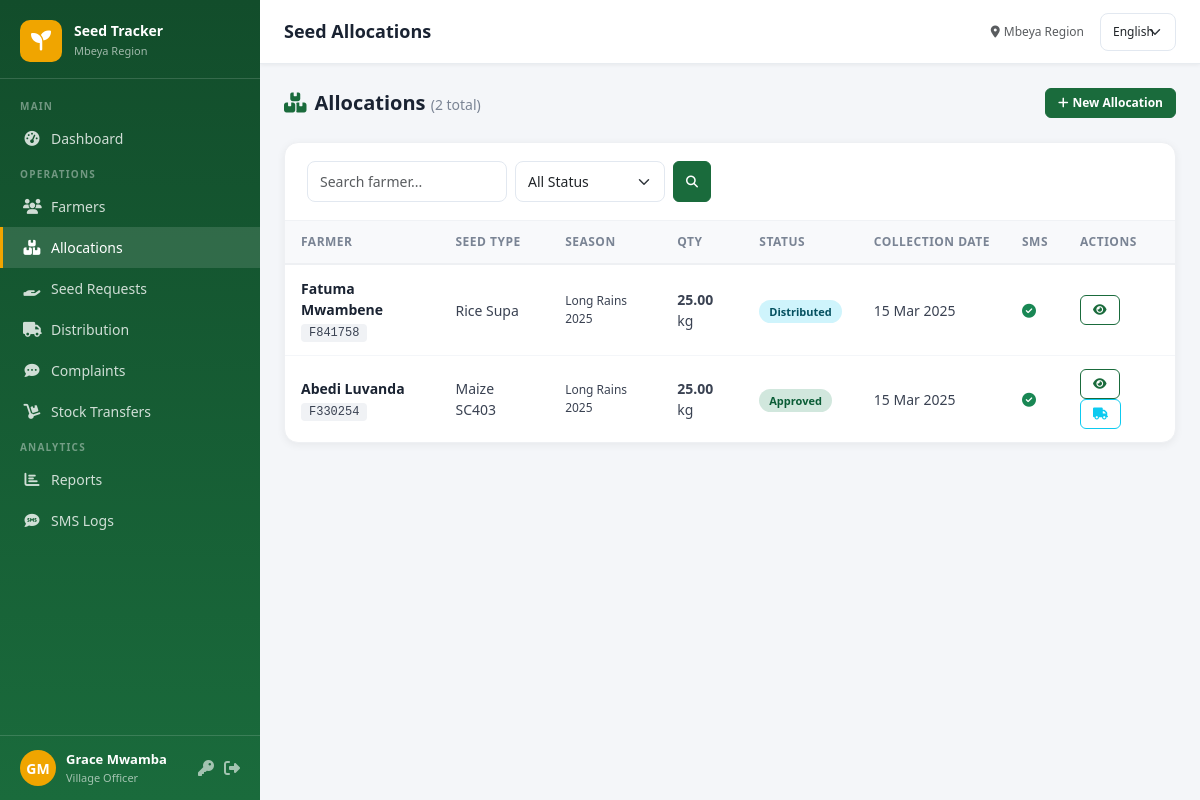
The app's page /allocations/ (signed in) with its own data.
### core/models.py (models this page shows, shortened)
class CustomUser(AbstractUser):
    ROLE_CHOICES = [
        ('admin', _('System Administrator')),
        ('regional', _('Regional Officer')),
        ('district', _('District Officer')),
        ('ward', _('Ward Officer')),
        ('village', _('Village Officer')),
        ('extension', _('Agricultural Extension Officer (Bwana Shamba)')),
        ('farmer', _('Farmer (Mkulima)')),
    ]
    role = models.CharField(max_length=20, choices=ROLE_CHOICES, default='village')
    region = models.ForeignKey(Region, on_delete=models.SET_NULL, null=True, blank=True)
    district = models.ForeignKey(District, on_delete=models.SET_NULL, null=True, blank=True)
    ward = models.ForeignKey(Ward, on_delete=models.SET_NULL, null=True, blank=True)
    village = models.ForeignKey(Village, on_delete=models.SET_NULL, null=True, blank=True)
    phone = models.CharField(max_length=20, blank=True)

class SeedAllocation(models.Model):
    STATUS_CHOICES = [
        ('pending',_('Pending')),('approved',_('Approved')),
        ('rejected',_('Rejected')),('distributed',_('Distributed')),
    ]
    farmer = models.ForeignKey(Farmer, on_delete=models.CASCADE, related_name='allocations')
    seed_type = models.ForeignKey(SeedType, on_delete=models.CASCADE)
    season = models.ForeignKey(FarmingSeasons, on_delete=models.CASCADE)
    quantity_allocated = models.DecimalField(max_digits=10, decimal_places=2)
    status = models.CharField(max_length=20, choices=STATUS_CHOICES, default='pending')
    collection_date = models.DateField(null=True, blank=True)
    collection_location = models.CharField(max_length=200, blank=True)
    requested_by = models.ForeignKey(CustomUser, on_delete=models.SET_NULL, null=True, related_name='requests')
    approved_by = models.ForeignKey(CustomUser, on_delete=models.SET_NULL, null=True, blank=True, related_name='approvals')
    rejection_reason = models.TextField(blank=True)
    sms_sent = models.BooleanField(default=False)
    notes = models.TextField(blank=True)
    created_at = models.DateTimeField(auto_now_add=True)
    updated_at = models.DateTimeField(auto_now=True)
    class Meta:
        unique_together = ('farmer', 'seed_type', 'season')

class Farmer(models.Model):
    STATUS_CHOICES = [('active',_('Active')),('inactive',_('Inactive')),('pending',_('Pending'))]
    farmer_id = models.CharField(max_length=20, unique=True, blank=True)
    first_name = models.CharField(max_length=100)
    last_name = models.CharField(max_length=100)
    phone_number = models.CharField(max_length=20)
    village = models.ForeignKey(Village, on_delete=models.CASCADE, related_name='farmers')
    farm_location = models.CharField(max_length=200, blank=True)
    farm_size = models.DecimalField(max_digits=8, decimal_places=2, null=True, blank=True, help_text='Acres')
    crop_type = models.CharField(max_length=50, choices=CROP_CHOICES, default='maize')
    national_id = models.CharField(max_length=30, blank=True)
    status = models.CharField(max_length=20, choices=STATUS_CHOICES, default='active')
    registered_by = models.ForeignKey(CustomUser, on_delete=models.SET_NULL, null=True, related_name='registered_farmers')
    user = models.OneToOneField(CustomUser, on_delete=models.CASCADE, null=True, blank=True, related_name='farmer_profile')
    created_at = models.DateTimeField(auto_now_add=True)
    updated_at = models.DateTimeField(auto_now=True)
    @property
    def full_name(self): return f"{self.first_name} {self.last_name}"

class SeedType(models.Model):
    name = models.CharField(max_length=100, unique=True)
    description = models.TextField(blank=True)
    unit = models.CharField(max_length=30, default='kg')
    created_at = models.DateTimeField(auto_now_add=True)

class FarmingSeasons(models.Model):
    name = models.CharField(max_length=100, unique=True)
    start_date = models.DateField()
    end_date = models.DateField()
    is_active = models.BooleanField(default=False)
    created_at = models.DateTimeField(auto_now_add=True)

### core/views.py (the view)
# urls.py: path('allocations/', views.allocation_list, name='allocation_list'),
@login_required
def allocation_list(request):
    user = request.user
    qs = SeedAllocation.objects.select_related('farmer','seed_type','season','requested_by')
    if user.role == 'village': qs = qs.filter(farmer__village=user.village)
    elif user.role in ('ward','extension'): qs = qs.filter(farmer__village__ward=user.ward)
    elif user.role == 'district': qs = qs.filter(farmer__village__ward__district=user.district)
    elif user.role == 'regional': qs = qs.filter(farmer__village__ward__district__region=user.region)
    elif user.role == 'farmer' and hasattr(user, 'farmer_profile'): qs = qs.filter(farmer=user.farmer_profile)
    status_filter = request.GET.get('status','')
    if status_filter: qs = qs.filter(status=status_filter)
    q = request.GET.get('q','')
    if q: qs = qs.filter(Q(farmer__first_name__icontains=q)|Q(farmer__last_name__icontains=q)|Q(farmer__farmer_id__icontains=q))
    paginator = Paginator(qs.order_by('-created_at'), 20)
    page = paginator.get_page(request.GET.get('page'))
    return render(request, 'core/allocation_list.html', {'page_obj': page, 'status_filter': status_filter, 'q': q})

### templates/core/allocation_list.html (shortened to what this page needs)
{% extends 'base.html' %}
{% load i18n %}
{% block page_title %}{% trans "Seed Allocations" %}{% endblock %}
{% block content %}
<div class="page-header">
  <h4><i class="fas fa-boxes me-2" style="color:#1a6b3c"></i>{% trans "Allocations" %} <small style="font-size:14px;color:#7a8494;font-weight:400">({{ page_obj.paginator.count }} {% trans "total" %})</small></h4>
  {% if user.role == 'village' %}
  <a href="{% url 'allocation_create' %}" class="btn btn-primary btn-sm"><i class="fas fa-plus me-1"></i>{% trans "New Allocation" %}</a>
  {% endif %}
</div>
<div class="table-card">
  <div class="table-header">
    <form method="get" class="d-flex gap-2 flex-wrap">
      <input type="text" name="q" value="{{ q }}" placeholder="{% trans 'Search farmer...' %}" class="form-control form-control-sm" style="width:200px">
      <select name="status" class="form-select form-select-sm" style="width:150px">
        <option value="">{% trans "All Status" %}</option>
      </select>
      <button type="submit" class="btn btn-sm btn-primary"><i class="fas fa-search"></i></button>
    </form>
  </div>
  <div class="table-responsive">
    <table class="data-table">
      <thead><tr><th>{% trans "Farmer" %}</th><th>{% trans "Seed Type" %}</th><th>{% trans "Season" %}</th><th>{% trans "Qty" %}</th><th>{% trans "Status" %}</th><th>{% trans "Collection Date" %}</th><th>{% trans "SMS" %}</th><th>{% trans "Actions" %}</th></tr></thead>
      <tbody>
        {% for a in page_obj %}
        <tr>
          <td>
            <a href="{% url 'farmer_detail' a.farmer.pk %}" style="font-weight:600;text-decoration:none;color:#1a2332">{{ a.farmer.full_name }}</a>
            <br><span class="farmer-id">{{ a.farmer.farmer_id }}</span>
          </td>
          <td>{{ a.seed_type.name }}</td>
          <td style="font-size:12px">{{ a.season.name }}</td>
          <td><strong>{{ a.quantity_allocated }}</strong> {{ a.seed_type.unit }}</td>
          <td><span class="badge-status badge-{{ a.status }}">{{ a.get_status_display }}</span></td>
          <td>{% if a.collection_date %}{{ a.collection_date|date:"d M Y" }}{% else %}<span class="text-muted">-</span>{% endif %}</td>
          <td>{% if a.sms_sent %}<i class="fas fa-check-circle text-success"></i>{% else %}<i class="fas fa-times-circle text-muted"></i>{% endif %}</td>
          <td>
            <a href="{% url 'allocation_detail' a.pk %}" class="btn btn-sm btn-outline-primary me-1"><i class="fas fa-eye"></i></a>
            {% if a.status == 'approved' and not a.distribution and user.role == 'village' %}
              <a href="{% url 'distribution_record' a.pk %}" class="btn btn-sm btn-outline-info" title="{% trans 'Record Distribution' %}"><i class="fas fa-truck"></i></a>
            {% endif %}
          </td>
        </tr>
        {% empty %}
        <tr><td colspan="8" class="text-center text-muted py-5">{% trans "No allocations found" %}</td></tr>
        {% endfor %}
      </tbody>
    </table>
  </div>
</div>
{% endblock %}

### templates/base.html (shortened to what this page needs)
{% load i18n %}
<!DOCTYPE html>
<html lang="{{ LANGUAGE_CODE }}">
<head>
<link href="https://cdn.jsdelivr.net/npm/bootstrap@5.3.2/dist/css/bootstrap.min.css" rel="stylesheet">
<link href="https://cdnjs.cloudflare.com/ajax/libs/font-awesome/6.5.0/css/all.min.css" rel="stylesheet">
</head>
<body>
{% if user.is_authenticated %}
<div id="sidebar">
  <div class="sidebar-brand">
    <div class="logo-icon"><i class="fas fa-seedling"></i></div>
    <div class="brand-text">
      <h6>Seed Tracker</h6>
      <small>Mbeya Region</small>
    </div>
  </div>
  <nav class="sidebar-nav">
    {% if user.role == 'farmer' %}
    <div class="nav-section-label">{% trans "Farmer" %}</div>
    <a href="{% url 'farmer_dashboard' %}" class="nav-link {% if request.resolver_match.url_name == 'farmer_dashboard' %}active{% endif %}">
      <i class="fas fa-tachometer-alt"></i> {% trans "Dashboard" %}
    </a>
    <a href="{% url 'farmer_profile_edit' %}" class="nav-link {% if 'profile' in request.resolver_match.url_name %}active{% endif %}">
      <i class="fas fa-tractor"></i> {% trans "My Farm Info" %}
    </a>
    <a href="{% url 'seed_request_create' %}" class="nav-link {% if request.resolver_match.url_name == 'seed_request_create' %}active{% endif %}">
      <i class="fas fa-hand-holding-heart"></i> {% trans "Request Seeds" %}
    </a>
    <a href="{% url 'seed_request_list' %}" class="nav-link {% if request.resolver_match.url_name == 'seed_request_list' %}active{% endif %}">
      <i class="fas fa-hand-holding"></i> {% trans "My Requests" %}
    </a>
    <a href="{% url 'allocation_list' %}" class="nav-link {% if 'allocation' in request.resolver_match.url_name %}active{% endif %}">
      <i class="fas fa-boxes"></i> {% trans "My Allocations" %}
    </a>
    <a href="{% url 'feedback_list' %}" class="nav-link {% if 'feedback' in request.resolver_match.url_name %}active{% endif %}">
      <i class="fas fa-comment-dots"></i> {% trans "Feedback" %}
    </a>
    {% else %}
    <div class="nav-section-label">{% trans "Main" %}</div>
    <a href="{% url 'dashboard' %}" class="nav-link {% if request.resolver_match.url_name == 'dashboard' %}active{% endif %}">
      <i class="fas fa-tachometer-alt"></i> {% trans "Dashboard" %}
    </a>
    <div class="nav-section-label">{% trans "Operations" %}</div>
    <a href="{% url 'farmer_list' %}" class="nav-link {% if 'farmer' in request.resolver_match.url_name %}active{% endif %}">
      <i class="fas fa-users"></i> {% trans "Farmers" %}
    </a>
    <a href="{% url 'allocation_list' %}" class="nav-link {% if 'allocation' in request.resolver_match.url_name %}active{% endif %}">
      <i class="fas fa-boxes"></i> {% trans "Allocations" %}
    </a>
    <a href="{% url 'seed_request_list' %}" class="nav-link {% if 'seed_request' in request.resolver_match.url_name %}active{% endif %}">
      <i class="fas fa-hand-holding"></i> {% trans "Seed Requests" %}
    </a>
    <a href="{% url 'distribution_list' %}" class="nav-link {% if 'distribution' in request.resolver_match.url_name %}active{% endif %}">
      <i class="fas fa-truck"></i> {% trans "Distribution" %}
    </a>
    <a href="{% url 'feedback_list' %}" class="nav-link {% if 'feedback' in request.resolver_match.url_name %}active{% endif %}">
      <i class="fas fa-comment-dots"></i> {% trans "Complaints" %}
    </a>
    {% if user.role != 'extension' %}
    <a href="{% url 'stock_list' %}" class="nav-link {% if 'stock' in request.resolver_match.url_name %}active{% endif %}">
      <i class="fas fa-dolly"></i> {% trans "Stock Transfers" %}
    </a>
    {% endif %}
    <div class="nav-section-label">{% trans "Analytics" %}</div>
    <a href="{% url 'reports' %}" class="nav-link {% if 'report' in request.resolver_match.url_name %}active{% endif %}">
      <i class="fas fa-chart-bar"></i> {% trans "Reports" %}
    </a>
    <a href="{% url 'sms_logs' %}" class="nav-link {% if 'sms' in request.resolver_match.url_name %}active{% endif %}">
      <i class="fas fa-sms"></i> {% trans "SMS Logs" %}
    </a>
    {% endif %}
  </nav>
  <div class="sidebar-user">
    <div class="user-avatar">{{ user.first_name|first|upper }}{{ user.last_name|first|upper }}</div>
    <div class="user-info">
      <div class="user-name">{{ user.get_full_name|default:user.username }}</div>
      <div class="user-role">{{ user.get_role_display }}</div>
    </div>
    <a href="{% url 'change_password' %}" title="{% trans 'Change Password' %}" style="color:rgba(255,255,255,.6)"><i class="fas fa-key"></i></a>
    <a href="{% url 'logout' %}" title="{% trans 'Logout' %}" style="color:rgba(255,255,255,.6)"><i class="fas fa-sign-out-alt"></i></a>
  </div>
</div>
<div id="main">
  <div id="topbar">
    <h1 class="page-title">{% block page_title %}{% trans "Dashboard" %}{% endblock %}</h1>
    <div class="d-flex align-items-center gap-3">
      <span class="text-muted" style="font-size:12px;"><i class="fas fa-map-marker-alt me-1"></i>{% trans "Mbeya Region" %}</span>
      <form action="{% url 'set_language' %}" method="post" class="d-flex align-items-center">
        <select name="language" onchange="this.form.submit()" class="form-select form-select-sm" style="font-size:12px;width:auto;">
          {% get_current_language as CURRENT_LANGUAGE %}
          {% get_available_languages as AVAILABLE_LANGUAGES %}
          {% for lang_code, lang_name in AVAILABLE_LANGUAGES %}
          <option value="{{ lang_code }}" {% if lang_code == CURRENT_LANGUAGE %}selected{% endif %}>{{ lang_name }}</option>
          {% endfor %}
        </select>
      </form>
    </div>
  </div>
  <div class="content-area">
    {% block content %}{% endblock %}
  </div>
</div>
{% else %}
{% block auth_content %}{% endblock %}
{% endif %}
</body>
</html>

### records on screen
CustomUser: first_name|first "G", last_name|first "M", get_full_name "Grace Mwamba", role "Village Officer"
SeedAllocation: farmer.full_name "Fatuma Mwambene", farmer.farmer_id "F841758", seed_type.name "Rice Supa", season.name "Long Rains 2025", quantity_allocated "25.00", seed_type.unit "kg", status "Distributed", collection_date "15 Mar 2025", sms_sent True (drawn)
SeedAllocation: farmer.full_name "Abedi Luvanda", farmer.farmer_id "F330254", seed_type.name "Maize SC403", season.name "Long Rains 2025", quantity_allocated "25.00", seed_type.unit "kg", status "Approved", collection_date "15 Mar 2025", sms_sent True (drawn)

### other values on screen
{{ page_obj.paginator.count }} "2"
form field language "English"
